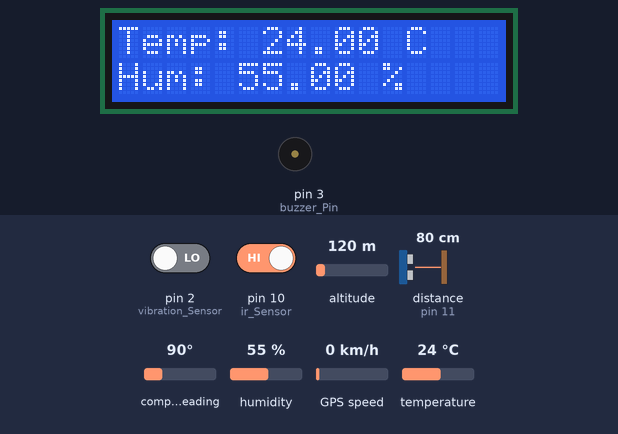
A sketch run on a simulated Arduino Uno, built with avr-gcc and run on an emulated ATmega328P. Parts: 16×2 character LCD, buzzer (waves = sounding, pin HIGH). Wiring (inferred from the names in the program): ultrasonic range finder: trigger pin 13; echo pin 11. The test bench sets the inputs (shaded band); at power-on: distance to the obstacle (sensor on pin 11) 80 cm, pin 2 (vibration_Sensor) LOW, pin 10 (ir_Sensor) HIGH, altitude 120 m, compass heading 90°, humidity 55 %, GPS speed 0 km/h, temperature 24 °C. The echo pulse lasts 58.3 µs per cm; the GPS gets a fix after 3 s at 37.7749, -122.4194 with 8 satellites; pins used as bus, display or sensor lines are not drawn; what the sketch prints to the serial monitor is not drawn.

Above: at 1.57 s.
1.6 s: distance to the obstacle (sensor on pin 11) set to 56 cm
3.3 s: distance to the obstacle (sensor on pin 11) set to 45 cm
At 3.7 s:
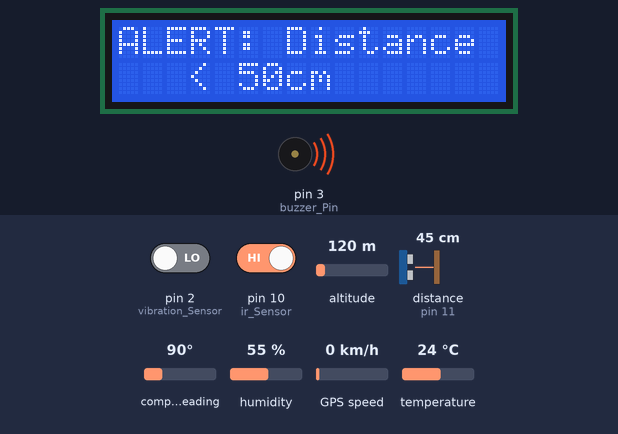
4.8 s: pin 2 (vibration_Sensor) driven HIGH
At 5.4 s:
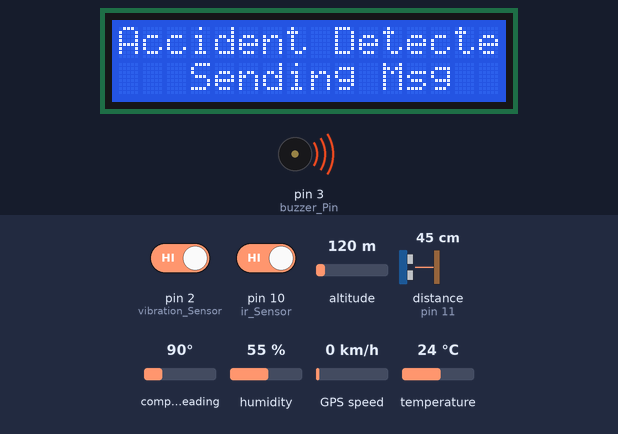
8.0 s: distance to the obstacle (sensor on pin 11) set to 60 cm
At 9.65 s:
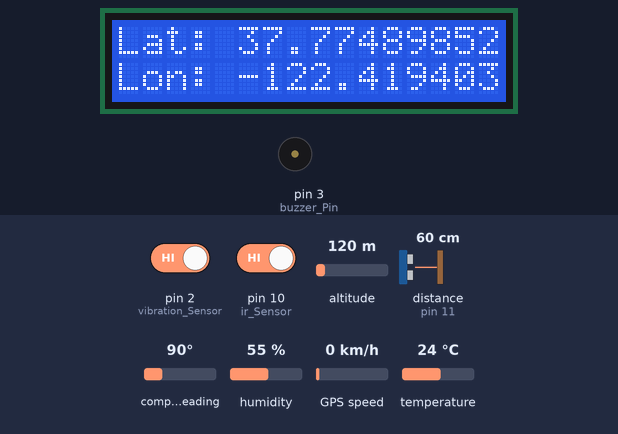
12.0 s: pin 10 (ir_Sensor) driven LOW
At 13.59 s:
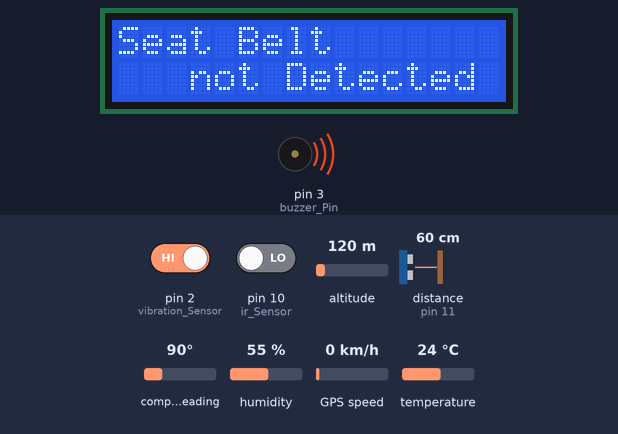
17.8 s: pin 2 (vibration_Sensor) driven LOW
Timing chart, 0 to 20.6 s (numbered marks = the images above; inputs shaded):
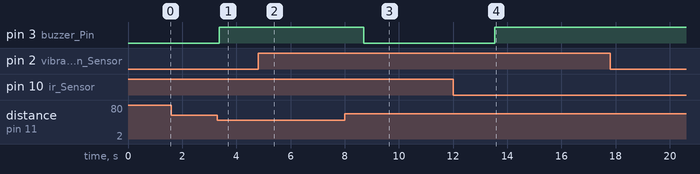

The sketch:

code.ino
```cpp
#include <LiquidCrystal.h>
#include <DHT.h>
#include <TinyGPS.h>

LiquidCrystal lcd(4, 5, 6, 7, 8, 9);

float h;
float t;

const int DHTPIN = 12;
const int buzzer_Pin = 3;
const int ir_Sensor = 10;
const int vibration_Sensor = 2;
const int echoPin = 11;
const int pingPin = 13;
const int alertDistance = 50;

long duration, cm;


TinyGPS gps;
long lat, lon;
bool ir_status = LOW;
bool vibration_Status = LOW;

#define DHTTYPE DHT11
DHT dht(DHTPIN, DHTTYPE);

void seatbeltTask();

void setup() {
  Serial.begin(9600);
  pinMode(buzzer_Pin, OUTPUT);
  pinMode(ir_Sensor, INPUT);
  pinMode(vibration_Sensor, INPUT);
  pinMode(pingPin, OUTPUT);
  pinMode(echoPin, INPUT);


  lcd.begin(16, 2);
  lcd.print("CAR MANAGEMENT");
  lcd.setCursor(4, 2);
  lcd.print("SYSTEM");
  dht.begin();


  delay(250);
}

void loop() {
  lcd.clear();
  h = dht.readHumidity();
  delay(50);
  t = dht.readTemperature();

  lcd.setCursor(0, 0);
  lcd.print("Temp: ");
  lcd.print(t);
  lcd.print(" C");
  lcd.setCursor(0, 1);
  lcd.print("Hum: ");
  lcd.print(h);
  lcd.print(" %");

  delay(50);

  vibration_Status = digitalRead(vibration_Sensor);
  if (vibration_Status == HIGH) {
    accidentTask();
  }

  cm = read_dist(duration);

  while (cm < alertDistance) {
    distanceTask();
    cm = read_dist(duration);
  }

  ir_status = digitalRead(ir_Sensor);
  while (ir_status == LOW) {
    seatbeltTask();
    ir_status = digitalRead(ir_Sensor);
  }

  delay(50);

  digitalWrite(buzzer_Pin, LOW);
}

void accidentTask() {
  lcd.clear();
  lcd.print("Accident Detected");
  lcd.setCursor(3, 2);
  lcd.print("Sending Msg");
  delay(500);
  Serial.println("AT+CMGF=1");
  delay(100);
  Serial.println("AT+CMGS=\"+911234567890\"\r");
  delay(100);
  Serial.println("Accident Detected");
  Serial.println("please check location");
  int i=1;
  while(i>0)
  {
    byte a;

  if (Serial.available()) {
    a = Serial.read();
    while (gps.encode(a)) {
      gps.get_position(&lat, &lon);
      i=i-1;

    }
  }

  }
      lcd.clear();
      lcd.setCursor(0, 0);
      lcd.print("Lat: ");
      lcd.print(lat * 0.000001, 8);
      lcd.setCursor(0, 1);
      lcd.print("Lon: ");
      lcd.print(lon * 0.000001, 8);


      Serial.println("Lat: ");
      Serial.println(lat * 0.000001, 8);
      Serial.println("Lon: ");
      Serial.println(lon * 0.000001, 8);

  delay(100);
}


void distanceTask() {
  vibration_Status = digitalRead(vibration_Sensor);
  if (vibration_Status == HIGH) {
    accidentTask();
  }

  digitalWrite(buzzer_Pin, HIGH);
  lcd.clear();
  lcd.print("ALERT: Distance");
  lcd.setCursor(3, 2);
  lcd.print("< 50cm");
  delay(100);
}


void seatbeltTask() {
  vibration_Status = digitalRead(vibration_Sensor);
  if (vibration_Status == HIGH) {
    accidentTask();
  }

  lcd.clear();
  lcd.print("Seat Belt");
  lcd.setCursor(3, 2);
  lcd.print("not Detected");
  digitalWrite(buzzer_Pin, HIGH);
  delay(100);
}


long read_dist(long microseconds) {
  digitalWrite(pingPin, LOW);
  delayMicroseconds(1);
  digitalWrite(pingPin, HIGH);
  delayMicroseconds(10);
  digitalWrite(pingPin, LOW);

  duration = pulseIn(echoPin, HIGH);
  return duration / 29 / 2;
}
```

Measured:
- the behaviour switches between 51 and 50 cm on distance to the obstacle (sensor on pin 11) (found by bisection; images 0 and 1)
- after the input at 3.3 s, pin 3 (buzzer_Pin): LOW → HIGH after 0.07 s; the display: first differs from a run without the input after 0.07 s (image 1)
- after the input at 4.8 s, the display: changes after 0.09 s (image 2)
- after the input at 8.0 s, pin 3 (buzzer_Pin): HIGH → LOW after 0.71 s
- after the input at 12.0 s, pin 3 (buzzer_Pin): LOW → HIGH after 1.5 s
- what the display in image 2 shows lasts 0.7 s, from 4.9 s to 5.6 s
